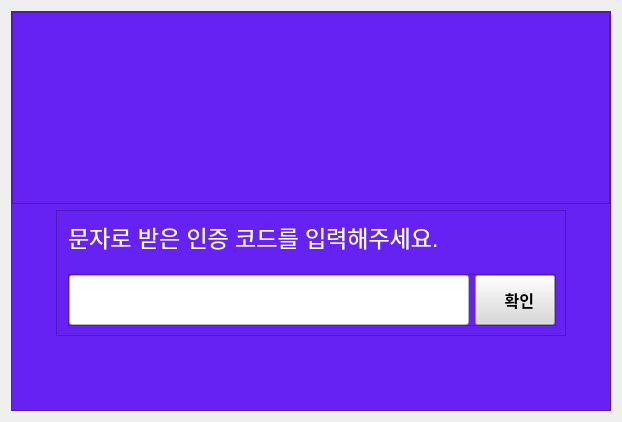
               <widget class="QWidget" name="page6">
                <layout class="QHBoxLayout" name="horizontalLayout_14">
                 <item alignment="Qt::AlignHCenter|Qt::AlignVCenter">
                  <widget class="QFrame" name="frame_8">
                   <property name="minimumSize">
                    <size>
                     <width>600</width>
                     <height>400</height>
                    </size>
                   </property>
                   <property name="maximumSize">
                    <size>
                     <width>16777215</width>
                     <height>16777215</height>
                    </size>
                   </property>
                   <property name="styleSheet">
                    <string notr="true">*{background-color: #6522f2;}</string>
                   </property>
                   <property name="frameShape">
                    <enum>QFrame::StyledPanel</enum>
                   </property>
                   <property name="frameShadow">
                    <enum>QFrame::Raised</enum>
                   </property>
                   <layout class="QVBoxLayout" name="verticalLayout_42">
                    <property name="leftMargin">
                     <number>0</number>
                    </property>
                    <property name="topMargin">
                     <number>0</number>
                    </property>
                    <property name="rightMargin">
                     <number>0</number>
                    </property>
                    <item>
                     <widget class="QFrame" name="frame_70">
                      <property name="frameShape">
                       <enum>QFrame::StyledPanel</enum>
                      </property>
                      <property name="frameShadow">
                       <enum>QFrame::Raised</enum>
                      </property>
                      <layout class="QVBoxLayout" name="verticalLayout_43">
                       <property name="spacing">
                        <number>0</number>
                       </property>
                       <property name="leftMargin">
                        <number>0</number>
                       </property>
                       <property name="topMargin">
                        <number>0</number>
                       </property>
                       <property name="rightMargin">
                        <number>0</number>
                       </property>
                       <item alignment="Qt::AlignTop">
                        <widget class="QLabel" name="label_24">
                         <property name="text">
                          <string/>
                         </property>
                         <property name="pixmap">
                          <pixmap>icons/envelope.png</pixmap>
                         </property>
                         <property name="alignment">
                          <set>Qt::AlignCenter</set>
                         </property>
                        </widget>
                       </item>
                      </layout>
                     </widget>
                    </item>
                    <item alignment="Qt::AlignHCenter|Qt::AlignTop">
                     <widget class="QFrame" name="frame_14">
                      <property name="frameShape">
                       <enum>QFrame::StyledPanel</enum>
                      </property>
                      <property name="frameShadow">
                       <enum>QFrame::Raised</enum>
                      </property>
                      <layout class="QVBoxLayout" name="verticalLayout_9">
                       <property name="spacing">
                        <number>20</number>
                       </property>
                       <property name="leftMargin">
                        <number>11</number>
                       </property>
                       <item alignment="Qt::AlignLeft|Qt::AlignBottom">
                        <widget class="QLabel" name="label">
                         <property name="font">
                          <font>
                           <pointsize>17</pointsize>
                          </font>
                         </property>
                         <property name="styleSheet">
                          <string notr="true">*{color:#ffffff;}</string>
                         </property>
                         <property name="text">
                          <string>문자로 받은 인증 코드를 입력해주세요.</string>
                         </property>
                        </widget>
                       </item>
                       <item alignment="Qt::AlignTop">
                        <widget class="QFrame" name="frame_18">
                         <property name="minimumSize">
                          <size>
                           <width>0</width>
                           <height>50</height>
                          </size>
                         </property>
                         <property name="frameShape">
                          <enum>QFrame::StyledPanel</enum>
                         </property>
                         <property name="frameShadow">
                          <enum>QFrame::Raised</enum>
                         </property>
                         <layout class="QHBoxLayout" name="horizontalLayout_17">
                          <property name="leftMargin">
                           <number>0</number>
                          </property>
                          <property name="topMargin">
                           <number>0</number>
                          </property>
                          <property name="rightMargin">
                           <number>0</number>
                          </property>
                          <property name="bottomMargin">
                           <number>0</number>
                          </property>
                          <item>
                           <widget class="QLineEdit" name="lineEdit">
                            <property name="minimumSize">
                             <size>
                              <width>400</width>
                              <height>50</height>
                             </size>
                            </property>
                            <property name="styleSheet">
                             <string notr="true">*{background-color:#ffffff;}</string>
                            </property>
                           </widget>
                          </item>
                          <item>
                           <widget class="QPushButton" name="pushButton_8">
                            <property name="minimumSize">
                             <size>
                              <width>0</width>
                              <height>50</height>
                             </size>
                            </property>
                            <property name="maximumSize">
                             <size>
                              <width>16777215</width>
                              <height>16777215</height>
                             </size>
                            </property>
                            <property name="font">
                             <font>
                              <pointsize>12</pointsize>
                              <weight>75</weight>
                              <bold>true</bold>
                             </font>
                            </property>
                            <property name="layoutDirection">
                             <enum>Qt::RightToLeft</enum>
                            </property>
                            <property name="autoFillBackground">
                             <bool>false</bool>
                            </property>
                            <property name="styleSheet">
                             <string notr="true">*{color:black;background-color: #d9d9d9;}</string>
                            </property>
                            <property name="text">
                             <string>  확인</string>
                            </property>
                            <property name="icon">
                             <iconset>
                              <normaloff>icons/secret.png</normaloff>icons/secret.png</iconset>
                            </property>
                           </widget>
                          </item>
                         </layout>
                        </widget>
                       </item>
                      </layout>
                     </widget>
                    </item>
                   </layout>
                  </widget>
                 </item>
                </layout>
               </widget>
